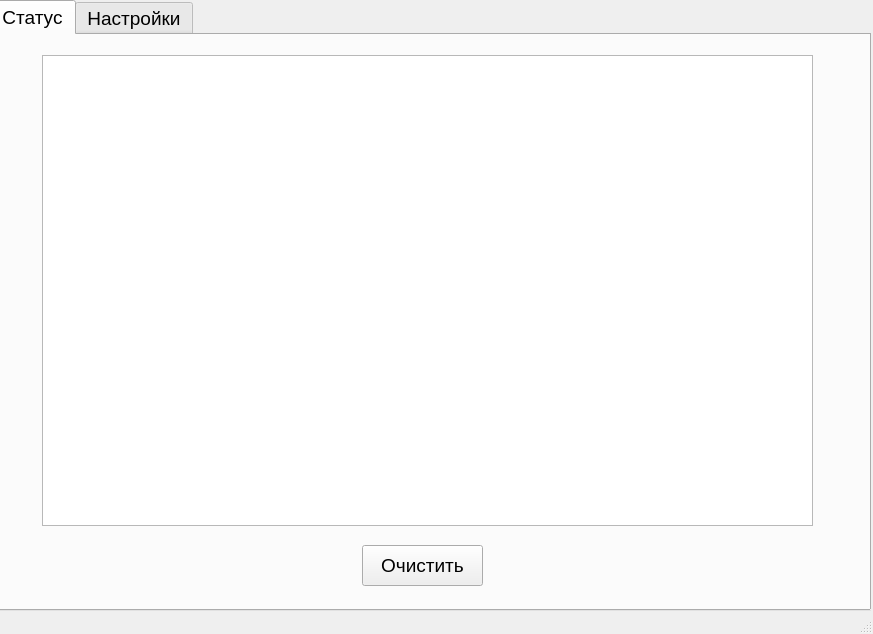
<?xml version="1.0" encoding="UTF-8"?>
<ui version="4.0">
 <class>MainWindow</class>
 <widget class="QMainWindow" name="MainWindow">
  <property name="geometry">
   <rect>
    <x>0</x>
    <y>0</y>
    <width>873</width>
    <height>634</height>
   </rect>
  </property>
  <property name="windowTitle">
   <string>MainWindow</string>
  </property>
  <widget class="QWidget" name="centralwidget">
   <widget class="QTabWidget" name="tabWidget">
    <property name="geometry">
     <rect>
      <x>-10</x>
      <y>0</y>
      <width>881</width>
      <height>611</height>
     </rect>
    </property>
    <property name="font">
     <font>
      <pointsize>14</pointsize>
     </font>
    </property>
    <property name="focusPolicy">
     <enum>Qt::WheelFocus</enum>
    </property>
    <property name="currentIndex">
     <number>0</number>
    </property>
    <widget class="QWidget" name="Run">
     <attribute name="title">
      <string>Статус</string>
     </attribute>
     <widget class="QTextEdit" name="LogView">
      <property name="geometry">
       <rect>
        <x>50</x>
        <y>20</y>
        <width>771</width>
        <height>471</height>
       </rect>
      </property>
      <property name="html">
       <string>&lt;!DOCTYPE HTML PUBLIC &quot;-//W3C//DTD HTML 4.0//EN&quot; &quot;http://www.w3.org/TR/REC-html40/strict.dtd&quot;&gt;
&lt;html&gt;&lt;head&gt;&lt;meta name=&quot;qrichtext&quot; content=&quot;1&quot; /&gt;&lt;style type=&quot;text/css&quot;&gt;
p, li { white-space: pre-wrap; }
&lt;/style&gt;&lt;/head&gt;&lt;body style=&quot; font-family:'MS Shell Dlg 2'; font-size:14pt; font-weight:400; font-style:normal;&quot;&gt;
&lt;p style=&quot;-qt-paragraph-type:empty; margin-top:0px; margin-bottom:0px; margin-left:0px; margin-right:0px; -qt-block-indent:0; text-indent:0px; font-size:8.25pt;&quot;&gt;&lt;br /&gt;&lt;/p&gt;&lt;/body&gt;&lt;/html&gt;</string>
      </property>
     </widget>
     <widget class="QPushButton" name="clear_button">
      <property name="geometry">
       <rect>
        <x>370</x>
        <y>510</y>
        <width>121</width>
        <height>41</height>
       </rect>
      </property>
      <property name="text">
       <string>Очистить</string>
      </property>
     </widget>
    </widget>
    <widget class="QWidget" name="Settings">
     <attribute name="title">
      <string>Настройки</string>
     </attribute>
     <widget class="QPushButton" name="choose_source_folder">
      <property name="geometry">
       <rect>
        <x>720</x>
        <y>240</y>
        <width>101</width>
        <height>31</height>
       </rect>
      </property>
      <property name="text">
       <string>Выбрать</string>
      </property>
     </widget>
     <widget class="QLabel" name="source_folder_label">
      <property name="geometry">
       <rect>
        <x>320</x>
        <y>180</y>
        <width>241</width>
        <height>31</height>
       </rect>
      </property>
      <property name="text">
       <string>Путь папки исходников:</string>
      </property>
      <property name="alignment">
       <set>Qt::AlignCenter</set>
      </property>
      <property name="wordWrap">
       <bool>false</bool>
      </property>
     </widget>
     <widget class="QPushButton" name="choose_destination_folder">
      <property name="geometry">
       <rect>
        <x>720</x>
        <y>410</y>
        <width>101</width>
        <height>31</height>
       </rect>
      </property>
      <property name="text">
       <string>Выбрать</string>
      </property>
     </widget>
     <widget class="QPushButton" name="apply_settings">
      <property name="geometry">
       <rect>
        <x>340</x>
        <y>480</y>
        <width>201</width>
        <height>71</height>
       </rect>
      </property>
      <property name="text">
       <string>Применить</string>
      </property>
     </widget>
     <widget class="QLabel" name="source_folder_path">
      <property name="geometry">
       <rect>
        <x>90</x>
        <y>240</y>
        <width>591</width>
        <height>31</height>
       </rect>
      </property>
      <property name="text">
       <string/>
      </property>
      <property name="alignment">
       <set>Qt::AlignLeading|Qt::AlignLeft|Qt::AlignVCenter</set>
      </property>
      <property name="wordWrap">
       <bool>false</bool>
      </property>
     </widget>
     <widget class="QLabel" name="destination_folder_path">
      <property name="geometry">
       <rect>
        <x>70</x>
        <y>410</y>
        <width>611</width>
        <height>31</height>
       </rect>
      </property>
      <property name="text">
       <string/>
      </property>
      <property name="alignment">
       <set>Qt::AlignLeading|Qt::AlignLeft|Qt::AlignVCenter</set>
      </property>
      <property name="wordWrap">
       <bool>false</bool>
      </property>
     </widget>
     <widget class="QLabel" name="studio_name_label">
      <property name="geometry">
       <rect>
        <x>200</x>
        <y>40</y>
        <width>241</width>
        <height>31</height>
       </rect>
      </property>
      <property name="text">
       <string>Название студии:</string>
      </property>
      <property name="alignment">
       <set>Qt::AlignCenter</set>
      </property>
      <property name="wordWrap">
       <bool>false</bool>
      </property>
     </widget>
     <widget class="QLabel" name="destination_folder_label_3">
      <property name="geometry">
       <rect>
        <x>310</x>
        <y>350</y>
        <width>241</width>
        <height>31</height>
       </rect>
      </property>
      <property name="text">
       <string>Путь папки назначения:</string>
      </property>
      <property name="alignment">
       <set>Qt::AlignCenter</set>
      </property>
      <property name="wordWrap">
       <bool>false</bool>
      </property>
     </widget>
     <widget class="QTextEdit" name="studio_name_input">
      <property name="geometry">
       <rect>
        <x>520</x>
        <y>40</y>
        <width>101</width>
        <height>31</height>
       </rect>
      </property>
      <property name="font">
       <font>
        <pointsize>14</pointsize>
       </font>
      </property>
      <property name="styleSheet">
       <string notr="true">background:transparent;
border:none;
text-align:center;</string>
      </property>
      <property name="html">
       <string>&lt;!DOCTYPE HTML PUBLIC &quot;-//W3C//DTD HTML 4.0//EN&quot; &quot;http://www.w3.org/TR/REC-html40/strict.dtd&quot;&gt;
&lt;html&gt;&lt;head&gt;&lt;meta name=&quot;qrichtext&quot; content=&quot;1&quot; /&gt;&lt;style type=&quot;text/css&quot;&gt;
p, li { white-space: pre-wrap; }
&lt;/style&gt;&lt;/head&gt;&lt;body style=&quot; font-family:'MS Shell Dlg 2'; font-size:14pt; font-weight:400; font-style:normal;&quot;&gt;
&lt;p align=&quot;center&quot; style=&quot; margin-top:0px; margin-bottom:0px; margin-left:0px; margin-right:0px; -qt-block-indent:0; text-indent:0px;&quot;&gt;&lt;span style=&quot; font-size:12pt; font-weight:600;&quot;&gt;Reflect&lt;/span&gt;&lt;/p&gt;&lt;/body&gt;&lt;/html&gt;</string>
      </property>
     </widget>
     <widget class="QLabel" name="delay_value_label">
      <property name="geometry">
       <rect>
        <x>190</x>
        <y>110</y>
        <width>241</width>
        <height>31</height>
       </rect>
      </property>
      <property name="text">
       <string>Задержка переноса:</string>
      </property>
      <property name="alignment">
       <set>Qt::AlignCenter</set>
      </property>
      <property name="wordWrap">
       <bool>false</bool>
      </property>
     </widget>
     <widget class="QSpinBox" name="delay_value_box">
      <property name="geometry">
       <rect>
        <x>500</x>
        <y>110</y>
        <width>71</width>
        <height>41</height>
       </rect>
      </property>
     </widget>
     <widget class="QLabel" name="studio_name_label_2">
      <property name="geometry">
       <rect>
        <x>580</x>
        <y>110</y>
        <width>61</width>
        <height>31</height>
       </rect>
      </property>
      <property name="text">
       <string>секунд</string>
      </property>
      <property name="alignment">
       <set>Qt::AlignCenter</set>
      </property>
      <property name="wordWrap">
       <bool>false</bool>
      </property>
     </widget>
    </widget>
   </widget>
  </widget>
  <widget class="QMenuBar" name="menubar">
   <property name="geometry">
    <rect>
     <x>0</x>
     <y>0</y>
     <width>873</width>
     <height>21</height>
    </rect>
   </property>
  </widget>
  <widget class="QStatusBar" name="statusbar"/>
 </widget>
 <resources/>
 <connections/>
</ui>
